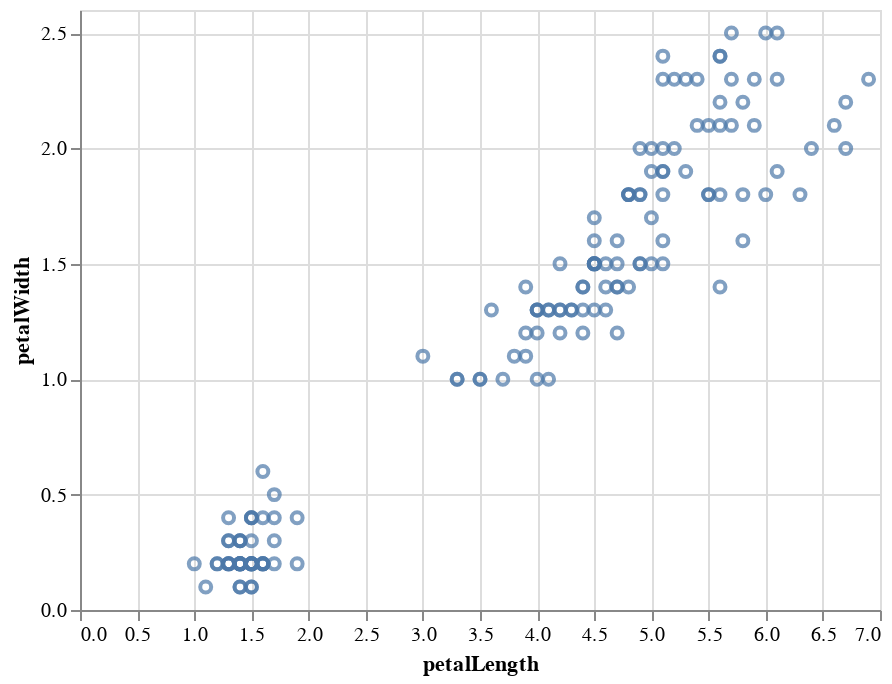

Here is the notebook cell this chart was saved with:
### Markdown cell above
## 3. Interacciones sencillas

Una de las mejores características de Altair es la gramática de interacciones que brinda.
El tipo de interacción más sencilla es la habilidad de enfocar y ampliar regiones en un gráfico; Altair tiene un atajo para activarla a través del método ``interactive()``:

### Code cell
alt.Chart(iris).mark_point().encode(
    x='petalLength',
    y='petalWidth'
).interactive()

### Figure 1 — Vega-Lite specification as saved in the notebook (floating-point values rounded to 4 significant figures; data arrays with more than 128 entries replaced by an {"elided": "..."} marker saying what was removed)
{"$schema": "https://vega.github.io/schema/vega-lite/v2.6.0.json", "config": {"view": {"height": 300, "width": 400}}, "data": {"name": "data-a264acbd6e539a8b3afc0cb5f240fb57"}, "datasets": {"data-a264acbd6e539a8b3afc0cb5f240fb57": {"elided": "150 records"}}, "encoding": {"x": {"field": "petalLength", "type": "quantitative"}, "y": {"field": "petalWidth", "type": "quantitative"}}, "mark": "point", "selection": {"selector001": {"bind": "scales", "encodings": ["x", "y"], "mark": {"fill": "#333", "fillOpacity": 0.125, "stroke": "white"}, "on": "[mousedown, window:mouseup] > window:mousemove!", "resolve": "global", "translate": "[mousedown, window:mouseup] > window:mousemove!", "type": "interval", "zoom": "wheel!"}}}
